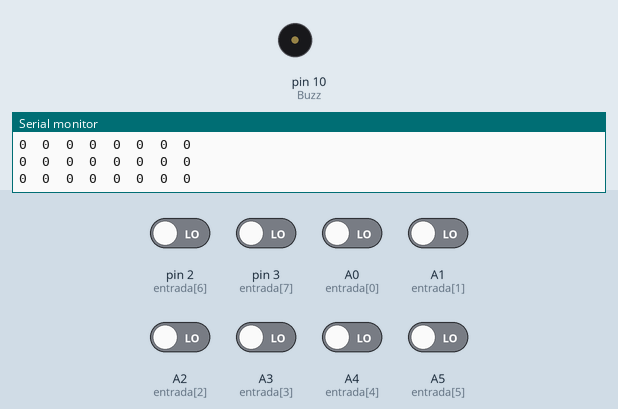
This sketch was run on a simulated Arduino Uno, built with avr-gcc and run on an emulated ATmega328P. On the bench: buzzer (waves = sounding, pin HIGH), the last lines printed to the serial monitor. The inputs (shaded band) are chosen by the test bench; at power-on: A0 (entrada[0]), A1 (entrada[1]), A2 (entrada[2]), A3 (entrada[3]), A4 (entrada[4]), A5 (entrada[5]), pin 2 (entrada[6]), pin 3 (entrada[7]) LOW.

Above: at 1.2 s.
1.3 s: pin 2 (entrada[6]) driven HIGH
At 1.57 s:
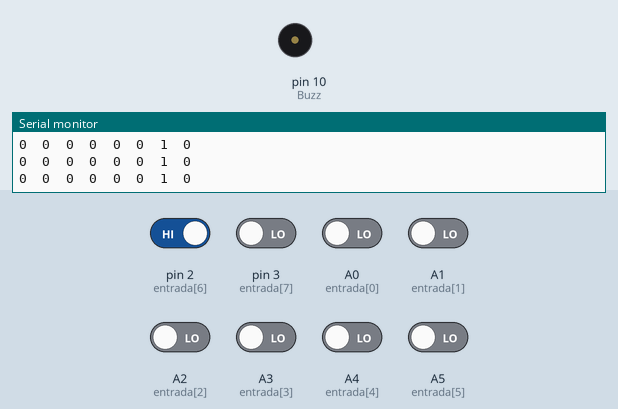
4.3 s: pin 2 (entrada[6]) driven LOW
At 4.3 s:
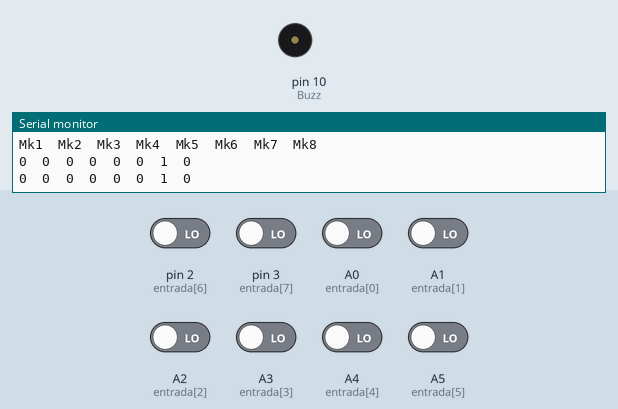
5.8 s: pin 3 (entrada[7]) driven HIGH
At 14.64 s:
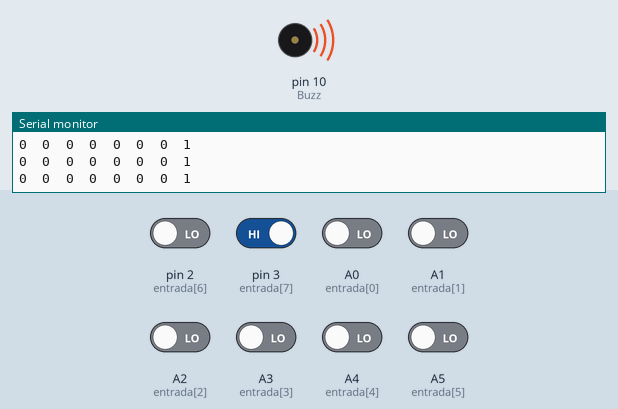
Timing chart, 0 to 14.8 s (numbered marks = the images above; inputs shaded):
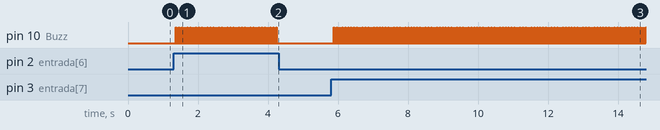

The sketch:

Test_MkMK.ino
```cpp
/* Lectura Makey Makey
  Programa para leer las entradas MkMk
*/

int entrada[] = {A0, A1, A2, A3, A4, A5, 2, 3} ; //Entradas

//char *texto[] = {"A0", "A1", "A2", "A3", "A4", "A5", "D2", "D3"} ; // texto a representar para cada entrada
char *texto[] = {"Mk1", "Mk2", "Mk3", "Mk4", "Mk5", "Mk6", "Mk7", "Mk8"} ; // texto a representar para cada entrada
int V_MkMk[8];
int n = 5;
int i = 0;
#define Buzz 10

void setup() {
  for (int i = 0; i < 8; i++)
  {
    //Las entradas se definen por defecto, pero es una buena costumbre definir antes todo.

    pinMode(entrada[i], INPUT); // define como entradas los pines MkMk
    pinMode (Buzz, OUTPUT);
  }

  Serial.begin(9600); // iniciamos la comunicación serie a 9600bits por segundo

}

void loop() {

// Lectura de las entrada0 a entrada7, depositando su valor en V_MkMk0 a V_MkMk7
  for (i = 0; i < 8 ; i++) {
    V_MkMk[i] = digitalRead(entrada[i]);

   digitalWrite (Buzz,V_MkMk[i]);
   delay(10);
   }

// Enviamos (serie) el "texto" de las entradas, solo cada cinco lecturas.
  if (n == 5) {
    n = 0;                        //Borramos el contador de lecturas
    Serial.println();             //Una línea de separación cada cinco lecturas

    for (i = 0; i < 8; i++) {
      Serial.print(texto[i]);
      Serial.print("\t");
    }
     Serial.println();
  }
  // Enviamos serie el valor de las entradas
  for (i = 0; i < 8; i++) {
    Serial.print (V_MkMk[i]);
    Serial.print("\t");
  }
  Serial.println();
  n++;                  //Incrementamos el contador de lecturas
  delay(1);
}
```

Measured:
- after the input at 1.3 s, pin 10 (Buzz): alternates HIGH for 0.01 s and LOW for 0.07 s, starting after 0.07 s
- after the input at 4.3 s, pin 10 (Buzz): stops changing and stays LOW
- after the input at 5.8 s, pin 10 (Buzz): alternates HIGH for 0.01 s and LOW for 0.07 s, starting after 0.08 s
